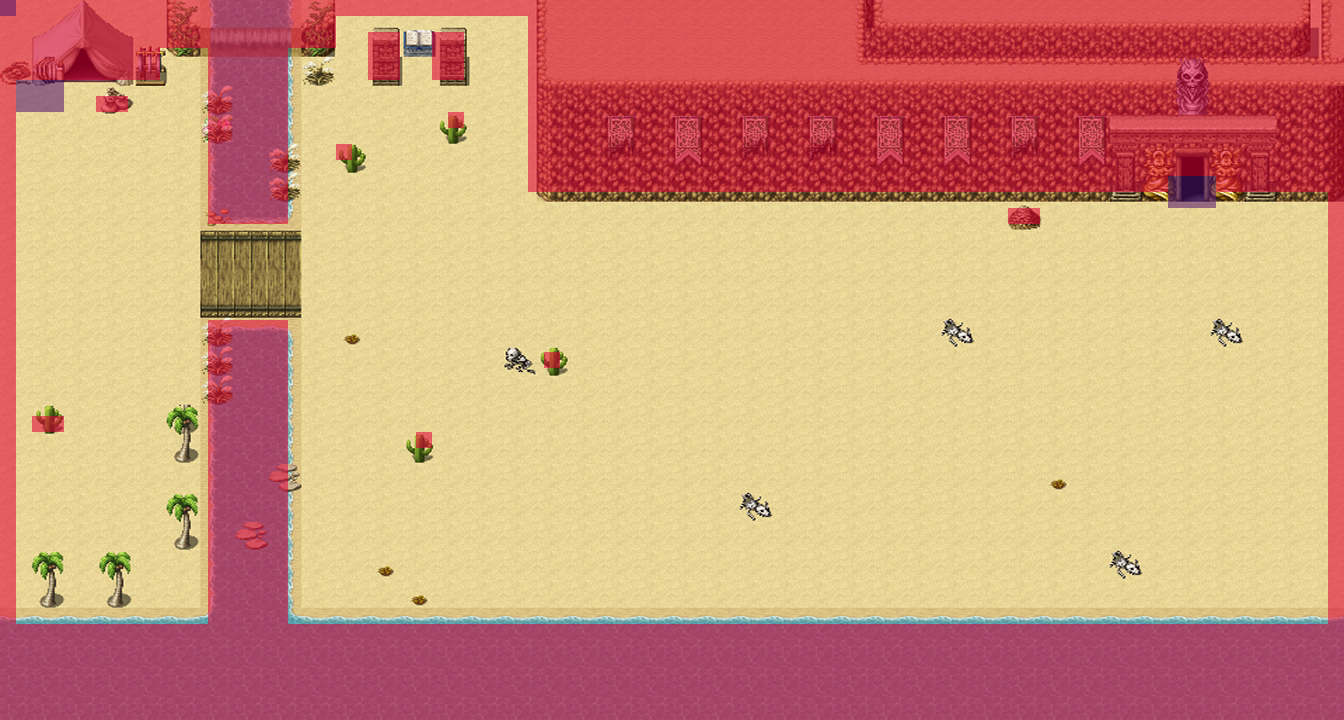

A level layout from a 2D game, rendered from its tile map. Below: a short description, then the map file with tile-grid data replaced by summaries:
An orthogonal 84x45 tile map with 16x16 px tiles, 3 tile layers (index, coll, portals), 3 tilesets.

<map version="1.2" tiledversion="1.2.3" orientation="orthogonal" renderorder="right-down" width="84" height="45" tilewidth="16" tileheight="16" infinite="0" nextlayerid="4" nextobjectid="1">
 <tileset firstgid="1" name="entrada grande" tilewidth="16" tileheight="16" tilecount="3780" columns="84">
  <image source="../../Documentacion/Diseño grafico/Mapas/entrada/entrada_grande.png" width="1344" height="720" />
 </tileset>
 <tileset firstgid="3781" name="coll" tilewidth="16" tileheight="16" tilecount="1" columns="1">
  <image source="../../Documentacion/Diseno grafico/coll.png" width="16" height="16" />
 </tileset>
 <tileset firstgid="3782" name="portales" tilewidth="16" tileheight="16" tilecount="1" columns="1">
  <image source="../../Documentacion/Diseno grafico/portales.png" width="16" height="16" />
 </tileset>
 <layer id="1" name="index" width="84" height="45">
  <data>[3780 cells, 3780 non-empty, 3780 distinct tile ids]</data>
 </layer>
 <layer id="2" name="coll" width="84" height="45">
  <data>[3780 cells, 1441 non-empty, 1 distinct tile ids]</data>
 </layer>
 <layer id="3" name="portals" width="84" height="45">
  <data>[3780 cells, 13 non-empty, 1 distinct tile ids]</data>
 </layer>
</map>
